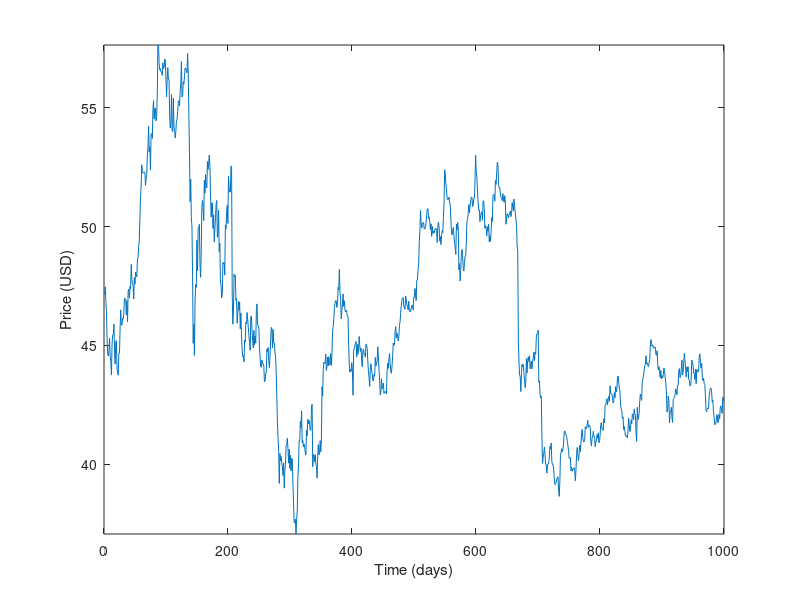

The MATLAB source for this figure:
% ---------------------------------------------------------------------
% Book:        SFS
% ---------------------------------------------------------------------
% Quantlet:    SFScola1
% ---------------------------------------------------------------------
% Description: SFScola1 reads daily stock prices for Coca-Cola company
%              from 1 January 2002 to 30 November 2004 and plots
%              the time series
%              Corresponds to exercise 13.20(1.) in SFS
% ---------------------------------------------------------------------
% Usage:       -
% ---------------------------------------------------------------------
% Inputs:      none
% ---------------------------------------------------------------------
% Output:      Time series plot         
% ---------------------------------------------------------------------
% Example:     -
% ---------------------------------------------------------------------
% Author:      Julius Mungo, Andrija Mihoci  20110201
% ---------------------------------------------------------------------

clear all;
close all;
clc;

x = load('Coca_cola.txt');                             % Stock prices
plot(x);                                               % Time series plot
xlabel('Time (days)'); ylabel('Price (USD)');          % x and y labels
axis([0 length(x) min(x) max(x)]);                     % Formating the plot


